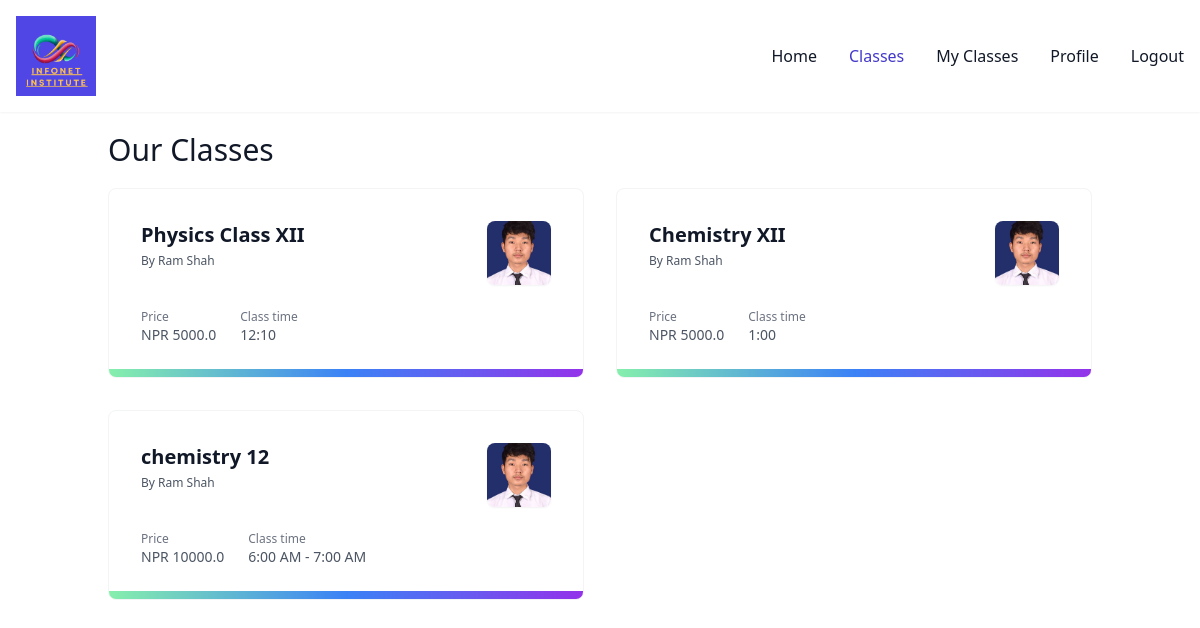
/classes/, run on the app's committed database.
### tution/models.py (models this page shows, shortened)
class ClassModel(models.Model):
    name = models.CharField(max_length=50,default='class')
    teacher = models.ForeignKey(User, on_delete=models.CASCADE, related_name='teaching_classes',limit_choices_to={'userprofile__role': 'teacher'})
    syllabus = models.TextField(verbose_name=_("Syllabus"), blank=True)
    price = models.FloatField(verbose_name=_("Price"), blank=True,default = 0)
    class_time = models.CharField(max_length=20,blank=True,default=None)
    meet_link = models.CharField(max_length=500, verbose_name=_("Meet Link"), blank=True)
    class Meta:
        verbose_name = "Class"
        verbose_name_plural = "Classes"

class UserProfile(models.Model):
    ROLE_CHOICES = (
        ('teacher', _('Teacher')),
        ('student', _('Student')),
        ('super admin', _('Super Admin')),
    )
    user = models.OneToOneField(
        User,
        verbose_name=_("user"),
        on_delete=models.CASCADE
    )
    role = models.CharField(_("role"), max_length=12, choices=ROLE_CHOICES, default='', blank=True)
    profile = models.FileField(upload_to='profile/', null=True, blank=True)

### tution/views.py (the view)
# urls.py: path('classes/',classes),
def classes(request):
    classes = ClassModel.objects.all()
    return render(request, 'user/classes.html', {'classes': classes})

### templates/user/classes.html (shortened to what this page needs)
{% extends 'user/layout/layout.html' %}
{% block content %}
<section class="text-gray-600 body-font">
    <div class="container px-5 py-5 mx-auto">
        <div class="w-full mb-5 ">
            <h1 class="sm:text-3xl text-2xl font-medium title-font mb-2 text-gray-900">Our Classes
            </h1>
        </div>
        <div class="flex flex-wrap -m-4">
            {% for class in classes %}
            <div class="xl:w-1/2 md:w-1/2 p-4">
                <a href="/class/details/{{class.id}}" class="relative block overflow-hidden rounded-lg border border-gray-100 hover:shadow-md p-4 sm:p-6 lg:p-8">
                    <span
                        class="absolute inset-x-0 bottom-0 h-2 bg-gradient-to-r from-green-300 via-blue-500 to-purple-600"></span>
                    <div class="sm:flex sm:justify-between sm:gap-4">
                        <div>
                            <h3 class="text-lg font-bold text-gray-900 sm:text-xl">
                                {{class.name}}
                            </h3>
                            <p class="mt-1 text-xs font-medium text-gray-600">By {{class.teacher.first_name}} {{class.teacher.last_name}}</p>
                        </div>
                        <div class="hidden sm:block sm:shrink-0">
                            <img alt=""
                                src="{{ class.teacher.userprofile.profile.url }}"
                                class="size-16 rounded-lg object-cover shadow-sm" />
                        </div>
                    </div>
                    <dl class="mt-6 flex gap-4 sm:gap-6">
                        <div class="flex flex-col-reverse">
                            <dt class="text-sm font-medium text-gray-600">NPR {{class.price}}</dt>
                            <dd class="text-xs text-gray-500">Price</dd>
                        </div>
                        <div class="flex flex-col-reverse">
                            <dt class="text-sm font-medium text-gray-600">{{class.class_time}}</dt>
                            <dd class="text-xs text-gray-500">Class time</dd>
                        </div>
                    </dl>
                </a>
            </div>
            {% endfor %}
        </div>
    </div>
</section>
{% endblock %}

### data on the page
ClassModel: name "Physics Class XII", teacher.first_name "Ram", teacher.last_name "Shah", teacher.userprofile.profile (picture), price "5000.0", class_time "12:10"
ClassModel: name "Chemistry XII", teacher.first_name "Ram", teacher.last_name "Shah", teacher.userprofile.profile (picture), price "5000.0", class_time "1:00"
ClassModel: name "chemistry 12", teacher.first_name "Ram", teacher.last_name "Shah", teacher.userprofile.profile (picture), price "10000.0", class_time "6:00 AM - 7:00 AM"
